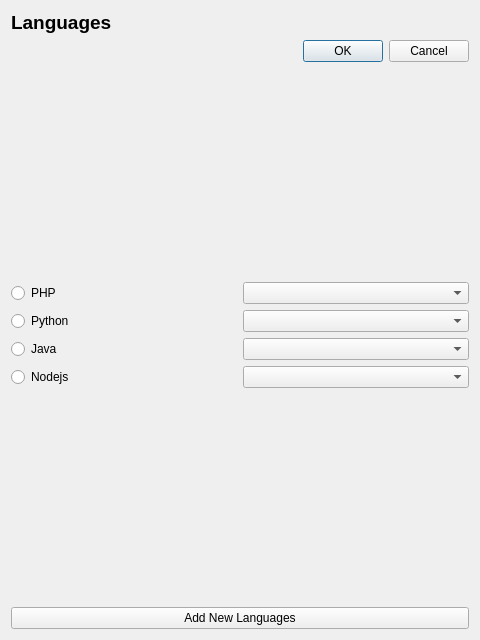
<?xml version="1.0" encoding="UTF-8"?>
<ui version="4.0">
 <class>Form</class>
 <widget class="QWidget" name="Form">
  <property name="geometry">
   <rect>
    <x>0</x>
    <y>0</y>
    <width>480</width>
    <height>640</height>
   </rect>
  </property>
  <property name="windowTitle">
   <string>Form</string>
  </property>
  <layout class="QVBoxLayout" name="verticalLayout">
   <item>
    <layout class="QHBoxLayout" name="language_title_layout">
     <item>
      <widget class="QLabel" name="language_title_label_2">
       <property name="sizePolicy">
        <sizepolicy hsizetype="Preferred" vsizetype="Fixed">
         <horstretch>0</horstretch>
         <verstretch>0</verstretch>
        </sizepolicy>
       </property>
       <property name="text">
        <string>&lt;html&gt;&lt;head/&gt;&lt;body&gt;&lt;p&gt;&lt;span style=&quot; font-size:14pt; font-weight:700;&quot;&gt;Languages&lt;/span&gt;&lt;/p&gt;&lt;/body&gt;&lt;/html&gt;</string>
       </property>
      </widget>
     </item>
    </layout>
   </item>
   <item>
    <layout class="QHBoxLayout" name="language_save_change_layout">
     <item>
      <widget class="QDialogButtonBox" name="language_save_change_buttonbox">
       <property name="standardButtons">
        <set>QDialogButtonBox::StandardButton::Cancel|QDialogButtonBox::StandardButton::Ok</set>
       </property>
      </widget>
     </item>
    </layout>
   </item>
   <item>
    <spacer name="verticalSpacer_8">
     <property name="orientation">
      <enum>Qt::Orientation::Vertical</enum>
     </property>
     <property name="sizeHint" stdset="0">
      <size>
       <width>20</width>
       <height>192</height>
      </size>
     </property>
    </spacer>
   </item>
   <item>
    <layout class="QGridLayout" name="language_content_layout">
     <item row="1" column="1">
      <widget class="QComboBox" name="php_combobox"/>
     </item>
     <item row="3" column="1">
      <widget class="QComboBox" name="java_combobox"/>
     </item>
     <item row="1" column="0">
      <widget class="QRadioButton" name="php_radio">
       <property name="text">
        <string>PHP</string>
       </property>
      </widget>
     </item>
     <item row="2" column="0">
      <widget class="QRadioButton" name="python_radio">
       <property name="text">
        <string>Python</string>
       </property>
      </widget>
     </item>
     <item row="4" column="0">
      <widget class="QRadioButton" name="nodejs_radio">
       <property name="text">
        <string>Nodejs</string>
       </property>
      </widget>
     </item>
     <item row="4" column="1">
      <widget class="QComboBox" name="nodejs_combobox"/>
     </item>
     <item row="3" column="0">
      <widget class="QRadioButton" name="java_radio">
       <property name="text">
        <string>Java</string>
       </property>
      </widget>
     </item>
     <item row="2" column="1">
      <widget class="QComboBox" name="python_combobox"/>
     </item>
    </layout>
   </item>
   <item>
    <spacer name="verticalSpacer_5">
     <property name="orientation">
      <enum>Qt::Orientation::Vertical</enum>
     </property>
     <property name="sizeHint" stdset="0">
      <size>
       <width>20</width>
       <height>197</height>
      </size>
     </property>
    </spacer>
   </item>
   <item>
    <layout class="QHBoxLayout" name="language_add_new_layout">
     <item>
      <widget class="QPushButton" name="language_add_new_button_2">
       <property name="text">
        <string>Add New Languages</string>
       </property>
      </widget>
     </item>
    </layout>
   </item>
  </layout>
 </widget>
 <resources/>
 <connections/>
</ui>
